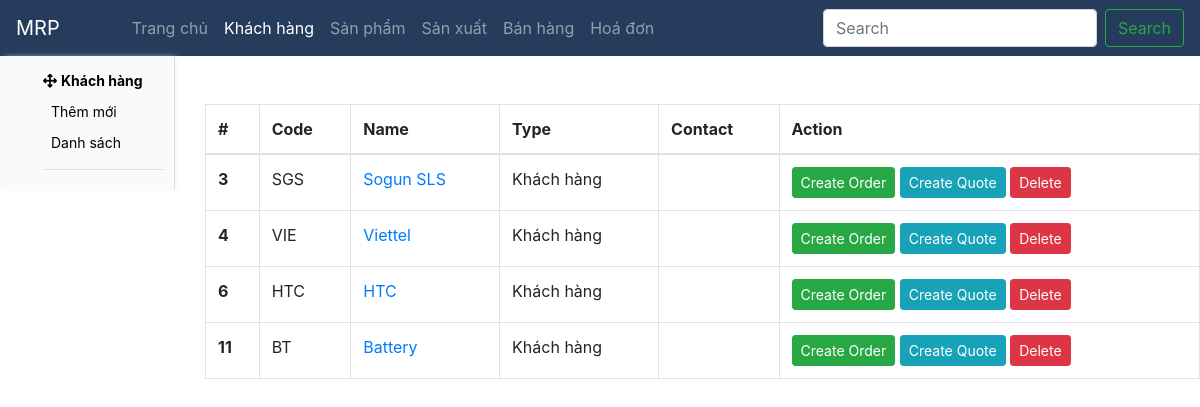
The app's page /customer/customer_normal_list, older data.
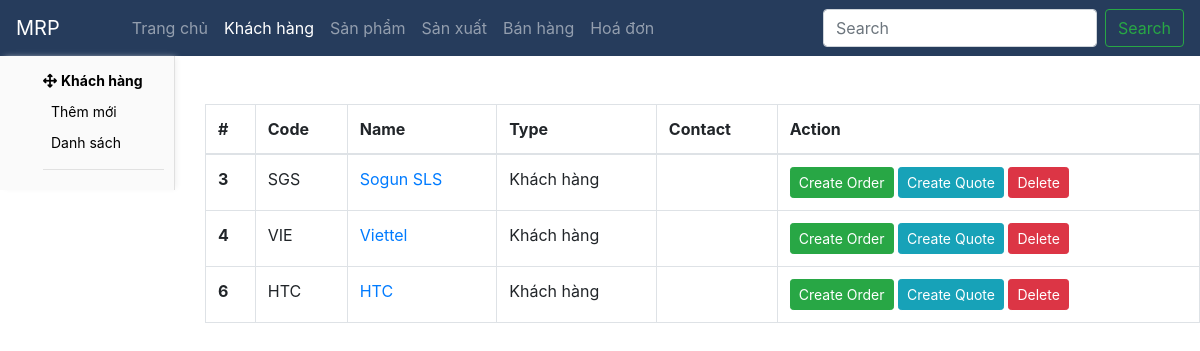
The same page, newer data.
### core/models.py (models this page shows, shortened)
class Customer(models.Model):
    class Meta:
        ordering = ['created_at']
    name = models.CharField(max_length=50)
    code = models.CharField(max_length=5, blank=True, null=True, unique=True)
    logo = models.ImageField(upload_to='company_logo/', blank=True, null=True, default='company_logo/default.jpg')
    type = models.CharField(max_length=50, choices=CUSTOMER_TYPE, default='Khách hàng')
    zip_code = models.CharField(max_length=50, blank=True, null=True)
    size = models.CharField(max_length=50, choices=COMPANY_SIZE, blank=True, null=True)
    status = models.CharField(max_length=50, choices=CUSTOMER_STATUS, default='Active')
    note = models.TextField(max_length=1000, blank=True, null=True)
    created_at = models.DateTimeField(auto_now_add=True, blank=True, null=True)

### core/views.py (the view)
# urls.py: path('customer/customer_normal_list', customer_normal_list, name='customer_normal_list'),
def customer_normal_list(request):
    return render(request, 'customer/customer_normal_list.html', {'customers': Customer.objects.filter(type='Khách hàng'), })

### core/templates/customer/customer_normal_list.html (shortened to what this page needs)
{% extends "base.html" %}
{% block sidebar %}
  {% include "sidebar/customer.html" %}
{% endblock sidebar %}
{% block content %}
  <table class="table table-bordered mt-5">
    <thead>
      <tr>
        <th scope="col">#</th>
        <th scope="col">Code</th>
        <th scope="col">Name</th>
        <th scope="col">Type</th>
        <th scope="col">Contact</th>
        <th scope="col">Action</th>
      </tr>
    </thead>
    <tbody>
      {% for customer in customers %}
        <tr>
          <th scope="row">{{ customer.id }}</th>
          <td>{{ customer.code }}</td>
          <td><a href="{% url 'customer_detail' customer.id %}">{{ customer.name }}</a></td>
          <td>{{ customer.type }}</td>
          <td>{% for contact in customer.customer_contact.all %}<div>{{ contact.label }} - {{ contact.phone }}</div>{% endfor %}</td>
          <td>
            <a href="{% url 'order_add' customer.id %}" class="btn btn-sm btn-success">Create Order</a>
            <a href="#" class="btn btn-sm btn-info">Create Quote</a>
            <a class="btn btn-sm btn-danger" onclick="confirm('delete?')?window.location.href='{% url 'customer_delete' customer.id %}':">Delete</a>
          </td>
        </tr>
      {% endfor %}
    </tbody>
  </table>
{% endblock content %}

Row changes from the older to the newer data that the page shows:
removed Customer: id "11", code "BT", name "Battery", type "Khách hàng"
